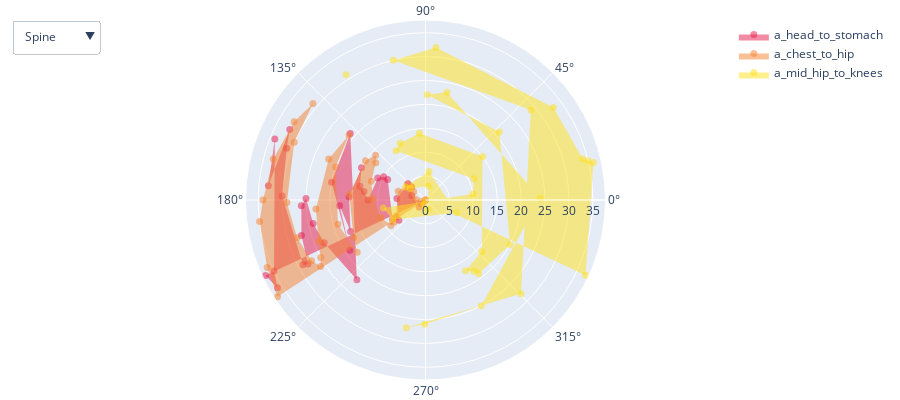

Notebook code cell kept with this figure:
### Code cell
import plotly.graph_objects as go
import pandas as pd

def plot_polar_angles(data):
    colors = ['#e6194B', '#f58231', '#ffe119', '#bfef45', '#3cb44b', '#42d4f4', '#4363d8', '#911eb4', '#f032e6']
    a_cols = ['a_head_to_stomach', 'a_chest_to_hip', 'a_mid_hip_to_knees', 'a_rgt_shoulder_to_wrist', 'a_rgt_shoulder_to_knee', 'a_rgt_hip_to_foot', 'a_lft_shoulder_to_wrist', 'a_lft_shoulder_to_knee', 'a_lft_hip_to_foot']

    groups = {
        "Spine": ['a_head_to_stomach', 'a_chest_to_hip', 'a_mid_hip_to_knees'],
        "R.Arm": ['a_rgt_shoulder_to_wrist'],
        "L.Arm": ['a_lft_shoulder_to_wrist'],
        "R.Leg": ['a_rgt_shoulder_to_knee', 'a_rgt_hip_to_foot'],
        "L.Leg": ['a_lft_shoulder_to_knee', 'a_lft_hip_to_foot'],
    }

    fig = go.Figure()

    for idx, col in enumerate(a_cols):
        fig.add_trace(go.Scatterpolar(
            r=data.index,
            theta=data[col],
            mode="markers",
            fill="toself",
            name=col,
            marker=dict(size=5, color=colors[idx], line=dict(color=colors[idx], width=2), opacity=0.5)
        ))

    buttons = []
    for group_name, group_cols in groups.items():
        visibility = [col in group_cols for col in a_cols]
        buttons.append({
            "label": group_name,
            "method": "update",
            "args": [{"visible": visibility}]
        })

    buttons.append({
        "label": "Show All",
        "method": "update",
        "args": [{"visible": [True] * len(a_cols)}]
    })

    fig.update_layout(
        showlegend=True,
        updatemenus=[{"buttons": buttons, "direction": "down", "showactive": True}],
        plot_bgcolor='white',
        width=900, height=400, margin=dict(l=20, r=20, t=20, b=20)
    )

    fig.show()

data = pd.read_csv('data/ground_truth/processed/upright/pose_data.csv')
plot_polar_angles(data)

### Figure 1 — Plotly figure (JSON) as saved in the notebook; plotly's stock layout.template omitted (floating-point values rounded to 4 significant figures)
{"data": [{"fill": "toself", "marker": {"color": "#e6194B", "line": {"color": "#e6194B", "width": 2}, "opacity": 0.5, "size": 5}, "mode": "markers", "name": "a_head_to_stomach", "r": [0, 1, 2, 3, 4, 5, 6, 7, 8, 9, 10, 11, 12, 13, 14, 15, 16, 17, 18, 19, 20, 21, 22, 23, 24, 25, 26, 27, 28, 29, 30, 31, 32, 33, 34, 35, 36, 37], "theta": [193.8, 229.6, 227.6, 163.2, 137.6, 137.3, 177.1, 217.5, 210.6, 151.5, 151.0, 155.1, 180.0, 172.1, 168.1, 153.2, 177.8, 202.9, 183.8, 213.7, 169.3, 138.6, 229.3, 202.8, 191.8, 179.3, 182.7, 196.0, 208.6, 207.9, 178.4, 159.5, 152.6, 174.8, 158.0, 205.1, 210.7, 205.3], "type": "scatterpolar", "visible": true}, {"fill": "toself", "marker": {"color": "#f58231", "line": {"color": "#f58231", "width": 2}, "opacity": 0.5, "size": 5}, "mode": "markers", "name": "a_chest_to_hip", "r": [0, 1, 2, 3, 4, 5, 6, 7, 8, 9, 10, 11, 12, 13, 14, 15, 16, 17, 18, 19, 20, 21, 22, 23, 24, 25, 26, 27, 28, 29, 30, 31, 32, 33, 34, 35, 36, 37], "theta": [211.8, 197.9, 177.5, 144.7, 136.2, 137.7, 162.2, 208.2, 214.9, 216.4, 201.5, 179.1, 160.8, 143.1, 138.2, 146.8, 175.6, 207.6, 217.5, 195.5, 159.9, 139.6, 157.0, 184.7, 201.1, 208.8, 212.3, 208.0, 196.4, 181.1, 156.2, 139.4, 149.2, 164.9, 180.0, 187.4, 203.1, 213.2], "type": "scatterpolar", "visible": true}, {"fill": "toself", "marker": {"color": "#ffe119", "line": {"color": "#ffe119", "width": 2}, "opacity": 0.5, "size": 5}, "mode": "markers", "name": "a_mid_hip_to_knees", "r": [0, 1, 2, 3, 4, 5, 6, 7, 8, 9, 10, 11, 12, 13, 14, 15, 16, 17, 18, 19, 20, 21, 22, 23, 24, 25, 26, 27, 28, 29, 30, 31, 32, 33, 34, 35, 36, 37], "theta": [-92.65, -110.8, -74.41, 78.25, 143.0, 147.0, 83.12, -22.47, -148.9, 190.7, 7.214, 23.77, 120.9, 114.1, 95.17, 37.3, -42.64, -60.41, -55.92, -54.19, -27.79, 42.68, 89.05, 78.73, 0.9556, -62.14, -90.37, -98.54, -44.51, 40.52, 103.0, 122.4, 86.09, 35.85, 14.63, 13.56, 12.55, -25.21], "type": "scatterpolar", "visible": true}, {"fill": "toself", "marker": {"color": "#bfef45", "line": {"color": "#bfef45", "width": 2}, "opacity": 0.5, "size": 5}, "mode": "markers", "name": "a_rgt_shoulder_to_wrist", "r": [0, 1, 2, 3, 4, 5, 6, 7, 8, 9, 10, 11, 12, 13, 14, 15, 16, 17, 18, 19, 20, 21, 22, 23, 24, 25, 26, 27, 28, 29, 30, 31, 32, 33, 34, 35, 36, 37], "theta": [158.9, 166.0, -35.64, 179.9, -109.9, -163.1, -115.1, -152.1, 72.55, 98.87, 87.67, 76.37, -7.877, -17.95, -40.55, 282.9, 316.1, 274.9, 40.09, 166.6, -22.13, -138.8, -144.2, -107.1, 176.5, -0.3951, 71.94, 97.37, 102.4, 78.7, 30.73, -54.42, 169.5, 170.5, -103.5, -83.92, -74.49, -41.95], "type": "scatterpolar", "visible": false}, {"fill": "toself", "marker": {"color": "#3cb44b", "line": {"color": "#3cb44b", "width": 2}, "opacity": 0.5, "size": 5}, "mode": "markers", "name": "a_rgt_shoulder_to_knee", "r": [0, 1, 2, 3, 4, 5, 6, 7, 8, 9, 10, 11, 12, 13, 14, 15, 16, 17, 18, 19, 20, 21, 22, 23, 24, 25, 26, 27, 28, 29, 30, 31, 32, 33, 34, 35, 36, 37], "theta": [179.0, 182.7, 193.8, 139.5, 92.19, 117.5, 216.7, 264.9, 282.8, 278.4, 68.5, 55.65, 53.8, 92.11, 136.4, 175.0, 173.0, 182.7, 201.1, 183.2, 183.1, 185.1, 163.2, 185.2, 209.9, 223.6, 223.5, 202.3, 139.4, 87.24, 85.01, 103.5, 207.8, 250.4, 267.8, 246.3, 205.0, 192.1], "type": "scatterpolar", "visible": false}, {"fill": "toself", "marker": {"color": "#42d4f4", "line": {"color": "#42d4f4", "width": 2}, "opacity": 0.5, "size": 5}, "mode": "markers", "name": "a_rgt_hip_to_foot", "r": [0, 1, 2, 3, 4, 5, 6, 7, 8, 9, 10, 11, 12, 13, 14, 15, 16, 17, 18, 19, 20, 21, 22, 23, 24, 25, 26, 27, 28, 29, 30, 31, 32, 33, 34, 35, 36, 37], "theta": [175.1, 184.2, 184.5, 180.6, 178.8, 175.6, 149.0, 183.5, 166.2, 100.5, 248.5, 291.6, 286.9, 252.3, 207.8, 170.6, 151.8, 162.6, 176.5, 173.5, 198.7, 187.9, 165.0, 166.9, 148.1, 199.5, 208.3, 198.9, 218.6, 247.8, 227.0, 233.1, 144.6, 110.0, 98.06, 125.8, 161.3, 180.5], "type": "scatterpolar", "visible": false}, {"fill": "toself", "marker": {"color": "#4363d8", "line": {"color": "#4363d8", "width": 2}, "opacity": 0.5, "size": 5}, "mode": "markers", "name": "a_lft_shoulder_to_wrist", "r": [0, 1, 2, 3, 4, 5, 6, 7, 8, 9, 10, 11, 12, 13, 14, 15, 16, 17, 18, 19, 20, 21, 22, 23, 24, 25, 26, 27, 28, 29, 30, 31, 32, 33, 34, 35, 36, 37], "theta": [-197.4, -168.1, 70.93, -179.7, -158.8, -160.8, -167.2, -168.8, -177.6, 179.6, -199.7, -197.1, -200.1, 91.27, 67.49, 136.7, -23.15, 34.82, -263.1, -163.4, -166.4, -154.5, -170.1, -170.7, -170.9, -163.0, -190.0, -205.5, -202.1, -209.5, -207.8, -202.5, -172.7, -142.9, -128.5, -165.6, -196.1, -216.6], "type": "scatterpolar", "visible": false}, {"fill": "toself", "marker": {"color": "#911eb4", "line": {"color": "#911eb4", "width": 2}, "opacity": 0.5, "size": 5}, "mode": "markers", "name": "a_lft_shoulder_to_knee", "r": [0, 1, 2, 3, 4, 5, 6, 7, 8, 9, 10, 11, 12, 13, 14, 15, 16, 17, 18, 19, 20, 21, 22, 23, 24, 25, 26, 27, 28, 29, 30, 31, 32, 33, 34, 35, 36, 37], "theta": [113.9, 111.7, 137.2, 176.4, 233.8, 254.8, 272.8, 259.3, 143.3, 111.0, 85.8, 81.31, 149.6, 209.9, 228.8, 195.6, 157.7, 151.3, 163.0, 173.5, 176.5, 194.3, 230.4, 246.2, 230.4, 191.7, 145.7, 116.2, 107.5, 127.7, 165.2, 220.9, 262.9, 273.0, 272.7, 254.0, 231.4, 202.9], "type": "scatterpolar", "visible": false}, {"fill": "toself", "marker": {"color": "#f032e6", "line": {"color": "#f032e6", "width": 2}, "opacity": 0.5, "size": 5}, "mode": "markers", "name": "a_lft_hip_to_foot", "r": [0, 1, 2, 3, 4, 5, 6, 7, 8, 9, 10, 11, 12, 13, 14, 15, 16, 17, 18, 19, 20, 21, 22, 23, 24, 25, 26, 27, 28, 29, 30, 31, 32, 33, 34, 35, 36, 37], "theta": [253.1, 253.8, 210.5, 154.2, 100.8, 85.37, 120.0, 177.8, 261.5, 207.5, 188.0, 274.6, 194.7, 193.2, 191.8, 181.2, 167.9, 173.0, 178.7, 194.4, 195.4, 146.7, 124.2, 135.3, 176.2, 199.6, 167.9, 175.7, 182.4, 174.6, 186.4, 183.1, 173.6, 174.9, 167.5, 171.0, 164.2, 192.2], "type": "scatterpolar", "visible": false}], "layout": {"height": 400, "margin": {"b": 20, "l": 20, "r": 20, "t": 20}, "plot_bgcolor": "white", "polar": {"angularaxis": {"type": "linear"}, "radialaxis": {"autorange": true, "range": [0, 37.65], "type": "linear"}}, "showlegend": true, "updatemenus": [{"active": 0, "buttons": [{"args": [{"visible": [true, true, true, false, false, false, false, false, false]}], "label": "Spine", "method": "update"}, {"args": [{"visible": [false, false, false, true, false, false, false, false, false]}], "label": "R.Arm", "method": "update"}, {"args": [{"visible": [false, false, false, false, false, false, true, false, false]}], "label": "L.Arm", "method": "update"}, {"args": [{"visible": [false, false, false, false, true, true, false, false, false]}], "label": "R.Leg", "method": "update"}, {"args": [{"visible": [false, false, false, false, false, false, false, true, true]}], "label": "L.Leg", "method": "update"}, {"args": [{"visible": [true, true, true, true, true, true, true, true, true]}], "label": "Show All", "method": "update"}], "direction": "down", "showactive": true}], "width": 900}}
